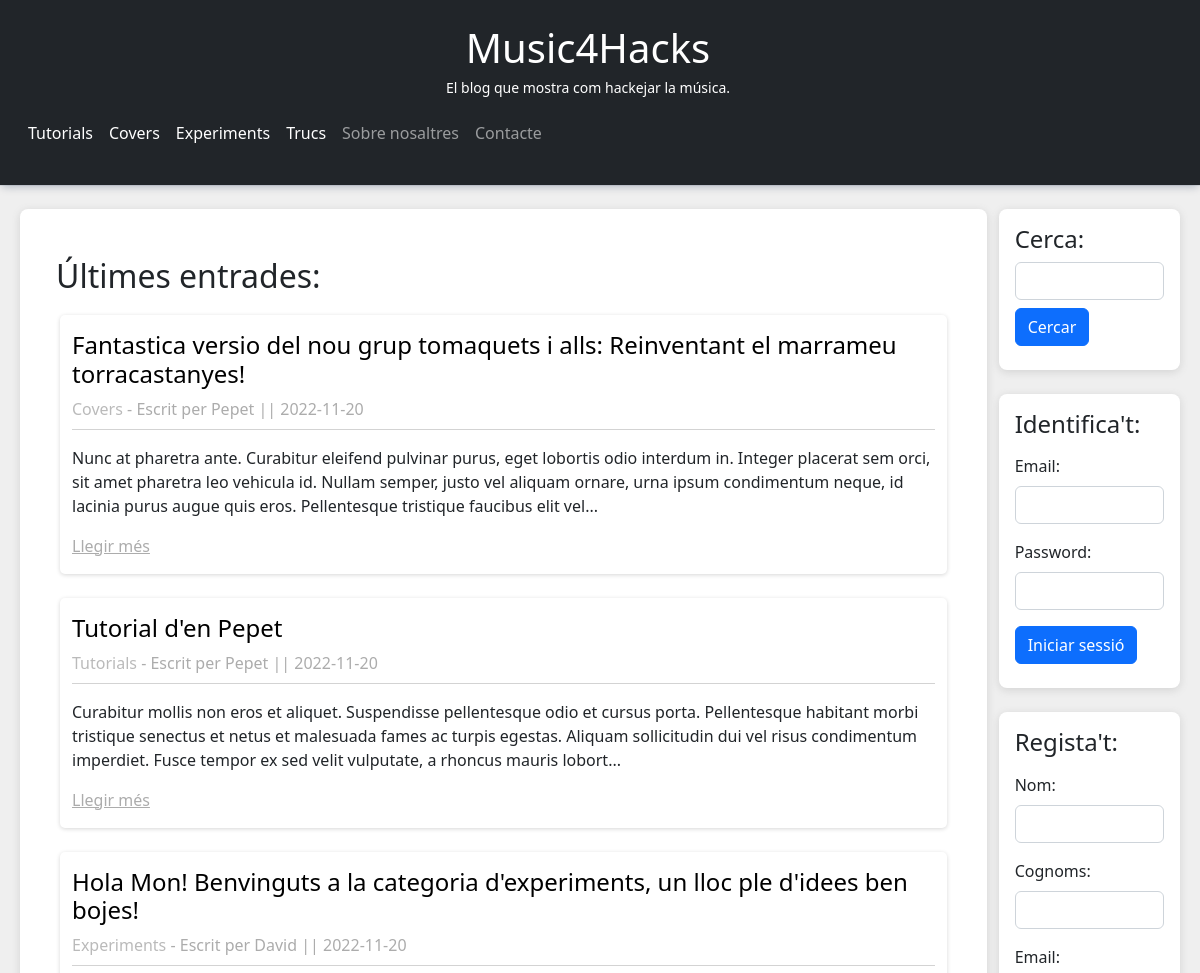
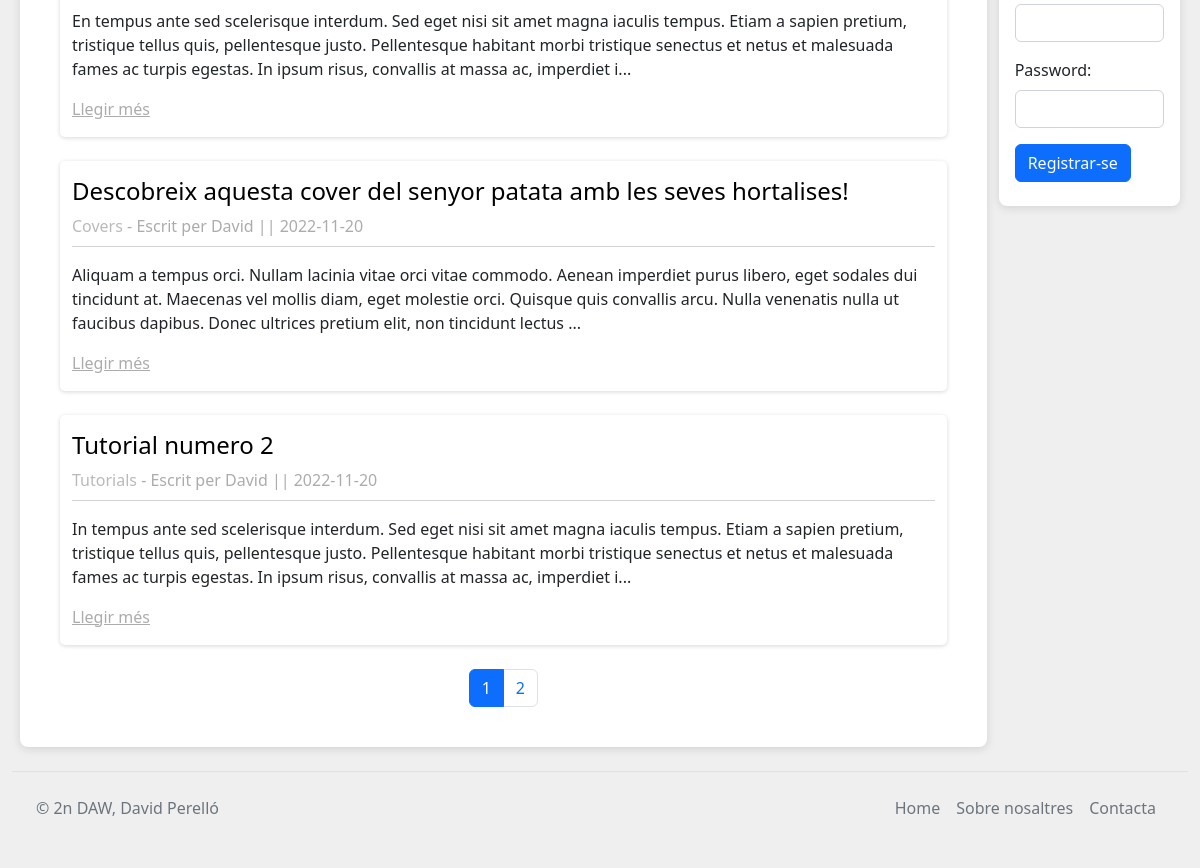
The page / on the database its author committed (2 pictures, top to bottom).
### tables this page shows
CREATE TABLE categories(
id      int(255) auto_increment not null,
nombre  varchar(100),
CONSTRAINT pk_categories PRIMARY KEY(id)
);

CREATE TABLE entrades(
id              int(255) auto_increment not null,
usuari_id      int(255) not null,
categoria_id    int(255) not null,
titol          varchar(255) not null,
descripcio     MEDIUMTEXT,
data           date not null,
CONSTRAINT pk_entrades PRIMARY KEY(id),
CONSTRAINT fk_entrada_usuari FOREIGN KEY(usuari_id) REFERENCES usuaris(id),
CONSTRAINT fk_entrada_categoria FOREIGN KEY(categoria_id) REFERENCES categories(id) ON DELETE NO ACTION
);

CREATE TABLE usuaris(
id          int(255) auto_increment not null,
nom      varchar(100) not null,
cognom   varchar(100) not null,
email       varchar(255) not null,
password    varchar(255) not null,
data       date not null,
CONSTRAINT pk_usuaris PRIMARY KEY(id),
CONSTRAINT uq_email UNIQUE(email)
);

### includes/functions.php (the view, shortened to what this page needs)
<?php
function isLogged(): bool {
    return isset($_SESSION['userData']['id']);
}
function getCategories($args = []): array {
    $cats = selectDB(array('table' => 'categories', 'fields' => $args), true);
    return $cats;
}
function getEntries($pagination = true, $page = 0, $category = ''): array {
    $fields = array('...');
    !empty($category) ? $fields['categoria_id'] = $category : null;
    if ($pagination) {
        $entries = selectDB(array('table' => 'entrades', 'fields' => $fields, 'order' => 'DESC', 'pagination' => array($page * POSTS_PER_PAGE, POSTS_PER_PAGE)), true);
    } else {
        $entries = selectDB(array('table' => 'entrades', 'fields' => $fields, 'order' => 'DESC'), true);
    }
    return $entries;
}
function showEntry($entry): string {
    $maxChar = MAX_CHAR_PREVIEW_ENTRY;
    $catName = selectDB(array('table' => 'categories', 'fields' => array('id' => $entry['categoria_id'], '...')))['nombre'];
    $authorName = selectDB(array('table' => 'usuaris', 'fields' => array('id' => $entry['usuari_id'], '...')))['nom'];
    $html = '<div class="row entry-preview my-1"><div class="col-sm">
        <div class="header">
        <h4><a href="entrades.php?id=' . $entry['id'] . '">' . $entry['titol'] . '</a></h4>
        <p><a href="categories.php?id=' . $entry['categoria_id'] . '">' . $catName . '</a> - Escrit per ' . $authorName . ' || ' . $entry['data'] . '</p>
        </div>
        <p>';
    $html  .= strlen($entry['descripcio']) > $maxChar ? substr($entry['descripcio'], 0, $maxChar - 3) . '...' : $entry['descripcio'];
    $html .= '</p>
        <a href="entrades.php?id=' . $entry['id'] . '" class="read-more">Llegir més</a>
        </div></div>
    ';
    return $html;
}
function countEntries($catID = 0): int {
    if ($catID != 0) {
        return sizeof(selectDB(array('table' => 'entrades', 'fields' => array('categoria_id' => $catID)), alwaysArray: true));
    } else {
        return sizeof(selectDB(array('table' => 'entrades'), alwaysArray: true));
    }
}
function getPaginationButtons($baseURL, $actualPage, $catID = 0): string {
    $postsPerPage = POSTS_PER_PAGE;
    $nPosts = countEntries($catID);
    $page = 1;
    $appendChar = str_contains($baseURL, '?') ? '&' : '?';
    $html = '<nav aria-label="Page navigation example"><ul class="pagination justify-content-center">';
    for ($i = 0; $i <= $nPosts; $i++) {
        if ($page == $actualPage) {
            $html .= '<li class="page-item active" aria-current="page"><a class="page-link" href="' . $baseURL . $appendChar . "p=$page" . '">' . $page . '</a></li>';
        } else {
            $html .= '<li class="page-item"><a class="page-link" href="' . $baseURL . $appendChar . "p=$page" . '">' . $page . '</a></li>';
        }
        $i += $postsPerPage;
        $page++;
    }
    $html .= '</ul></nav>';
    return $html;
}
function selectDB($args = ['table' => '', 'fields' => [], 'order' => 'DESC', 'pagination' => array(0, 0), 'operator' => '='], $alwaysArray = false): array {
    $data = [];
    $select = '*';
    $where = '';
    $order = $args['order'] ?? 'ASC';
    $pagination = isset($args['pagination']) ? 'LIMIT ' . implode(", ", $args['pagination']) : '';
    $op = $args['operator'] ?? '=';
    $fields = $args['fields'] ?? array();
    $whereValues = ['types' => [], 'values' => []];
    if (empty($args['table'])) {
        return $data;
    }else{
        $table = $args['table'];
    }
    if (!empty($fields)) {
        if (!in_array('...', array_values($fields))) {
            $select = implode(', ', array_keys($fields));
        } else {
            unset($fields[array_search('...', $fields)]);
        }
        foreach ($fields as $key => $value) {
            if (!empty($value)) {
                $where .= empty($where) ? 'WHERE ' : ' AND ';
                $where .= "`$key` $op ?";
                if (gettype($value) == 'integer') {
                    array_push($whereValues['types'], 'i');
                    array_push($whereValues['values'], intval($value));
                } else {
                    array_push($whereValues['types'], str_contains($key, 'id') ? 'i' : 's');
                    array_push($whereValues['values'], $value);
                }
            }
        }
    }
    $qry = "SELECT $select FROM $table $where ORDER BY `id` $order $pagination";
    try {
        $consulta = $conn->prepare($qry);
        !empty($where) ? $consulta->bind_param(implode($whereValues['types']), ...$whereValues['values']) : null;
        $consulta->execute();
    } catch (mysqli_sql_exception $e) {
        print_r($e);
        $conn->close();
        return $data;
    }
    $result = $consulta->get_result();
    $dades = array();
    while ($reg = $result->fetch_assoc()) {
        array_push($dades, $reg);
    }
    if ($alwaysArray) {
        return $dades;
    } else {
        return sizeof($dades) == 1 ? $dades[0] : $dades;
    }
}

### includes/header.php (shortened to what this page needs)
<?php
require_once 'functions.php';
?>
<!DOCTYPE html>
<html lang="ca-ES">
<head>
    <link href="https://cdn.jsdelivr.net/npm/bootstrap@5.2.1/dist/css/bootstrap.min.css" rel="stylesheet">
    <link rel="stylesheet" href="assets/css/custom.css">
</head>
<body>
    <div class="container-fluid">
    <header class="row py-4 text-bg-dark text-center">
        <div class="row align-items-center slogan">
            <a href="index.php"><h1>Music4Hacks</h1></a>
            <h2 class="small">El blog que mostra com hackejar la música.</h2>
        </div>
        <div class="row px-4">
            <nav class=" navbar navbar-expand-sm navbar-dark px-2">
            <div class="collapse navbar-collapse" id="navbarSupportedContent">
                <ul class="navbar-nav mr-auto">
                    <?php
                    foreach (getCategories() as $categoria) {
                        echo '<li class="nav-item"><a href="categories.php?id='.$categoria['id'].'" class="nav-link active">'.$categoria['nombre'].'</a></li>';
                    }
                    ?>
                    <li class="nav-item"><a href="aboutus.php" class="nav-link">Sobre nosaltres</a></li>
                    <li class="nav-item"><a href="contact.php" class="nav-link">Contacte</a></li>
                </ul>
            </div>
            </nav>
        </div>
    </header>
    <div class="row my-4 mx-2 page-content">

### index.php (shortened to what this page needs)
<?php
include_once 'includes/functions.php';
$currentPage = countEntries() > POSTS_PER_PAGE ? $_GET['p'] ?? 1 : false;
include_once 'includes/header.php';
?>
<div class="main-content col-md-8 col-lg-9 col-xl-10 p-4">
    <div class="container-fluid mt-4">
        <h2>Últimes entrades:</h2>
        <?php
        $entrades = $currentPage ? getEntries(page: $currentPage - 1) : getEntries();
        if ($entrades) {
            echo '<div class="row"><div class="col mt-2 mx-3">';
            foreach ($entrades as $entry) {
                echo showEntry($entry);
            }
            } ?>
                </div>
            </div>
            <?= $currentPage ? getPaginationButtons('index.php', $currentPage) : null ?>
    </div>
</div>
<?php include 'includes/sidebar.php';
include_once 'includes/footer.php';

### includes/sidebar.php (shortened to what this page needs)
<?php
require_once 'functions.php';
$refill = $_SESSION['refill'] ?? array();
?>
<aside class="col aside">
    <div class="bg-white p-3">
        <form action="search.php" method="get">
            <h4>Cerca:</h4>
            <input class="form-control mb-2" type="text" name="s" id="searchinput">
            <input class="btn btn-primary mb-2" type="submit" value="Cercar">
        </form>
    </div>
    <?php if (!isLogged()): ?>
    <div class="bg-white p-3">
        <form action="functional/actionForm.php" method="post">
            <h4>Identifica't:</h4>
            <div class="mb-3 mt-3">
                <label for="loginEmail" class="form-label">Email:</label>
                <input class="form-control mb-2" type="email" name="loginEmail" id="loginEmail" <?= isset($refill['loginEmail']) ? 'value="'.$refill['loginEmail'].'"' : null ?>>
            </div>
            <div class="mb-3 mt-3">
                <label for="loginPasswd" class="form-label">Password:</label>
                <input class="form-control mb-2" type="password" name="loginPasswd" id="loginPasswd">
            </div>
            <input class="btn btn-primary mb-2" type="submit" name="loginUser" value="Iniciar sessió">
        </form>
    </div>
    <div class="bg-white p-3">
        <form action="functional/actionForm.php" method="post">
            <h4>Regista't:</h4>
            <div class="mb-3 mt-3">
                <label for="name" class="form-label">Nom:</label>
                <input class="form-control mb-2" type="text" name="name" id="name" <?= isset($refill['name']) ? 'value="'.$refill['name'].'"' : null ?>>
            </div>
            <div class="mb-3 mt-3">
                <label for="surname" class="form-label">Cognoms:</label>
                <input class="form-control mb-2" type="text" name="surname" id="surname" <?= isset($refill['surname']) ? 'value="'.$refill['surname'].'"' : null ?>>
            </div>
            <div class="mb-3 mt-3">
                <label for="email" class="form-label" value="<?= isset($refill['email']) ? $refill['email'] : null ?>">Email:</label>
                <input class="form-control mb-2" type="email" name="email" id="email" <?= isset($refill['email']) ? 'value="'.$refill['email'].'"' : null ?>>
            </div>
            <div class="mb-3 mt-3">
                <label for="passwd" class="form-label">Password:</label>
                <input class="form-control mb-2" type="password" name="passwd" id="passwd">
            </div>
            <input class="btn btn-primary mb-2" type="submit" name="registerUser" value="Registrar-se">
        </form>
    </div>
    <?php endif; ?>
</aside>

### includes/footer.php (shortened to what this page needs)
</div>
<footer class="d-flex flex-wrap justify-content-between align-items-center py-3 px-4 my-4 border-top">
    <p class="col-md-4 mb-0 text-muted">© 2n DAW, David Perelló</p>
    <a href="/" class="col-md-4 d-flex align-items-center justify-content-center mb-3 mb-md-0 me-md-auto link-dark text-decoration-none">
      <svg class="bi me-2" width="40" height="32"><use xlink:href="#bootstrap"></use></svg>
    </a>
    <ul class="nav col-md-4 justify-content-end">
      <li class="nav-item"><a href="index.php" class="nav-link px-2 text-muted">Home</a></li>
      <li class="nav-item"><a href="aboutus.php" class="nav-link px-2 text-muted">Sobre nosaltres</a></li>
      <li class="nav-item"><a href="contact.php" class="nav-link px-2 text-muted">Contacta</a></li>
    </ul>
  </footer>
</div>
</body>
</html>

### assets/css/custom.css (style rules this page uses)
body { background-color: #EFEFEF; }
body header { box-shadow: rgba(9, 30, 66, 0.25) 0px 4px 8px -2px, rgba(9, 30, 66, 0.08) 0px 0px 0px 1px; }
body header a, body header a:hover { color: white; text-decoration: none; }
aside { padding-right: 0px !important; }
aside > div { border-radius: 8px; box-shadow: rgba(99, 99, 99, 0.2) 0px 2px 8px 0px; }
aside > div:not(:last-child) { margin-bottom: 1.5rem; }
body div.main-content { background-color: white; border-radius: 8px; box-shadow: rgba(99, 99, 99, 0.2) 0px 2px 8px 0px; }
.entry-preview { box-shadow: rgba(0, 0, 0, 0.16) 0px 1px 4px; margin-bottom: 1.5rem !important; border-radius: 5px; padding: 1em 0em; }
.entry-preview .header { border-bottom: 1px solid lightgrey; margin-bottom: 1rem; }
.entry-preview .header p, .entry-preview .header h4 { margin-bottom: 0.5rem; }
.header p { color: rgb(172, 172, 172); }
.header p a { color: rgb(186, 186, 186); }
.entry-preview a, .entry-header a { text-decoration: none; color: black; }
a.read-more { color: rgb(172, 172, 172); text-decoration: underline; }

### rows shown on the page
categories: nombre "Tutorials"
categories: nombre "Covers"
categories: nombre "Experiments"
categories: nombre "Trucs"
entrades: titol "Fantastica versio del nou grup tomaquets i alls: Reinventant el marrameu torracastanyes!", categoria.nombre "Covers", usuari.nom "Pepet", data "2022-11-20", entry "Nunc at pharetra ante. Curabitur eleifend pulvinar purus, eget lobortis odio interdum in. Integer placerat sem orci, sit amet pharetra leo vehicula id. Nullam semper, justo vel aliquam ornare, urna ipsum condimentum neque, id lacinia purus augue quis eros. Pellentesque tristique faucibus elit vel..."
entrades: titol "Tutorial d'en Pepet", categoria.nombre "Tutorials", usuari.nom "Pepet", data "2022-11-20", entry "Curabitur mollis non eros et aliquet. Suspendisse pellentesque odio et cursus porta. Pellentesque habitant morbi tristique senectus et netus et malesuada fames ac turpis egestas. Aliquam sollicitudin dui vel risus condimentum imperdiet. Fusce tempor ex sed velit vulputate, a rhoncus mauris lobort..."
entrades: titol "Hola Mon! Benvinguts a la categoria d'experiments, un lloc ple d'idees ben bojes!", categoria.nombre "Experiments", usuari.nom "David", data "2022-11-20", entry "En tempus ante sed scelerisque interdum. Sed eget nisi sit amet magna iaculis tempus. Etiam a sapien pretium, tristique tellus quis, pellentesque justo. Pellentesque habitant morbi tristique senectus et netus et malesuada fames ac turpis egestas. In ipsum risus, convallis at massa ac, imperdiet i..."
entrades: titol "Descobreix aquesta cover del senyor patata amb les seves hortalises!", categoria.nombre "Covers", usuari.nom "David", data "2022-11-20", entry "Aliquam a tempus orci. Nullam lacinia vitae orci vitae commodo. Aenean imperdiet purus libero, eget sodales dui tincidunt at. Maecenas vel mollis diam, eget molestie orci. Quisque quis convallis arcu. Nulla venenatis nulla ut faucibus dapibus. Donec ultrices pretium elit, non tincidunt lectus ..."
entrades: titol "Tutorial numero 2", categoria.nombre "Tutorials", usuari.nom "David", data "2022-11-20", entry "In tempus ante sed scelerisque interdum. Sed eget nisi sit amet magna iaculis tempus. Etiam a sapien pretium, tristique tellus quis, pellentesque justo. Pellentesque habitant morbi tristique senectus et netus et malesuada fames ac turpis egestas. In ipsum risus, convallis at massa ac, imperdiet i..."
